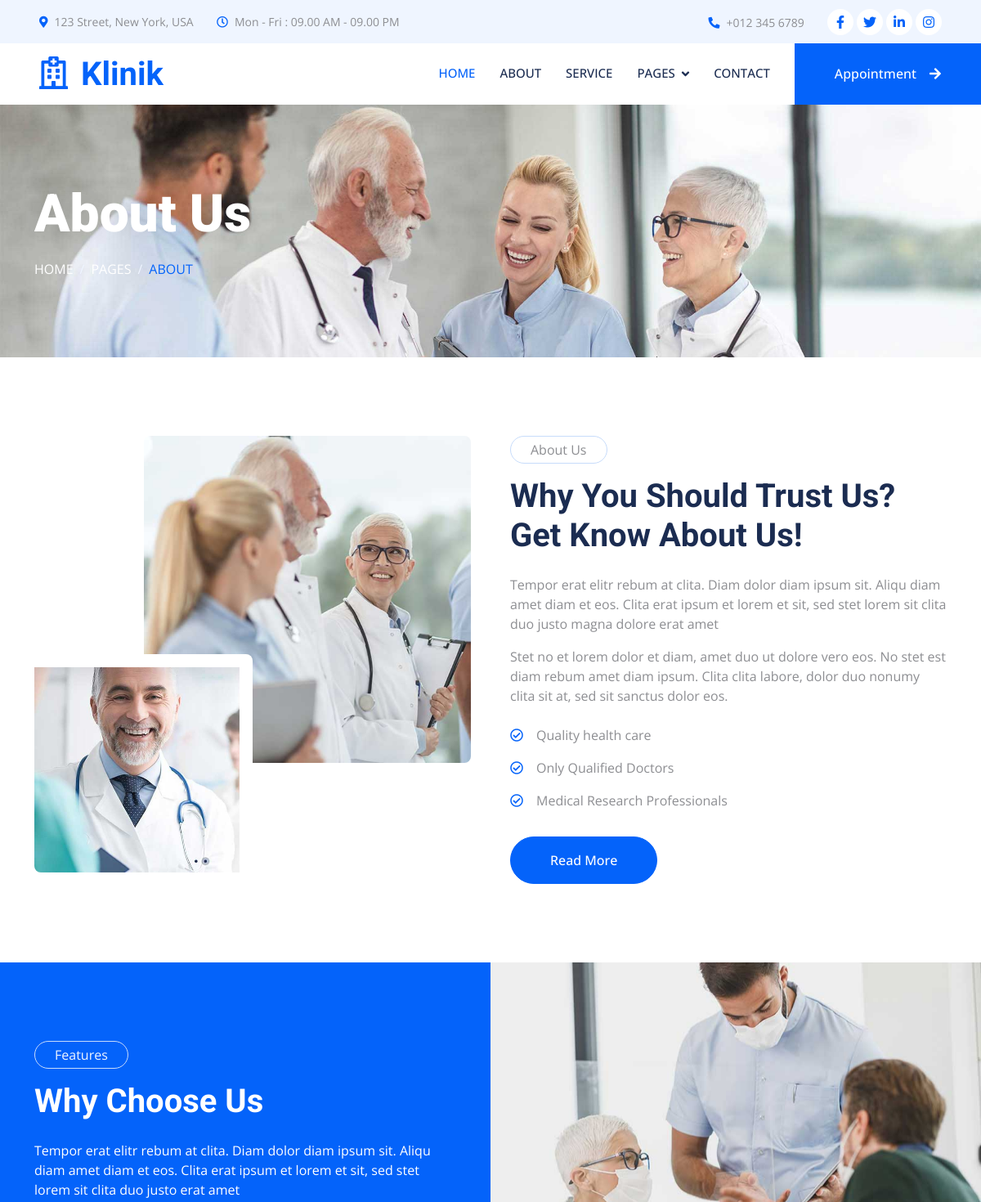
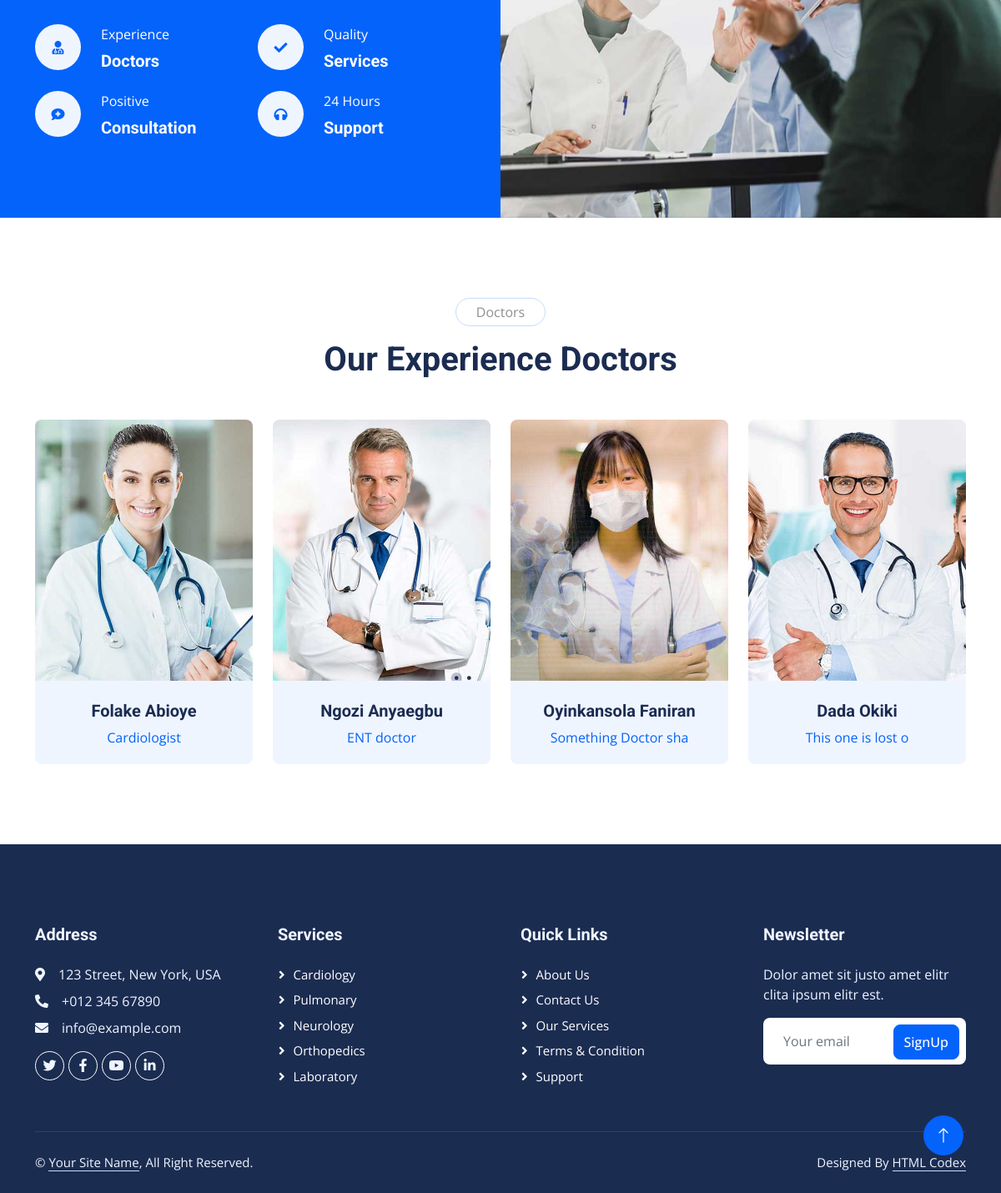
The page /about/ on the database its author committed (2 pictures, top to bottom).
### hospitalapp/models.py (models this page shows, shortened)
class DoctorInformation(models.Model):
    name = models.CharField(max_length=50)
    department = models.CharField(max_length=50)
    image= models.ImageField(upload_to="doctorimages",null=True,blank=True)

### hospitalapp/views.py (the view)
# urls.py: path('about/',about_page_view,name='about'),
def about_page_view(request):
    doctors_info=DoctorInformation.objects.all()
    context={
        'doctors':doctors_info
    }
    return render(request,"main/about.html",context)

### templates/main/about.html (shortened to what this page needs)
{%extends "base.html"%}
{%block content%}
{%load static%}
    <div class="container-fluid page-header py-5 mb-5 wow fadeIn" data-wow-delay="0.1s">
        <div class="container py-5">
            <h1 class="display-3 text-white mb-3 animated slideInDown">About Us</h1>
            <nav aria-label="breadcrumb animated slideInDown">
                <ol class="breadcrumb text-uppercase mb-0">
                    <li class="breadcrumb-item"><a class="text-white" href="#">Home</a></li>
                    <li class="breadcrumb-item"><a class="text-white" href="#">Pages</a></li>
                    <li class="breadcrumb-item text-primary active" aria-current="page">About</li>
                </ol>
            </nav>
        </div>
    </div>
    <div class="container-xxl py-5">
        <div class="container">
            <div class="row g-5">
                <div class="col-lg-6 wow fadeIn" data-wow-delay="0.1s">
                    <div class="d-flex flex-column">
                        <img class="img-fluid rounded w-75 align-self-end" src="{% static 'img/about-1.jpg'%}" alt="">
                        <img class="img-fluid rounded w-50 bg-white pt-3 pe-3" src="{% static 'img/about-2.jpg'%}" alt="" style="margin-top: -25%;">
                    </div>
                </div>
                <div class="col-lg-6 wow fadeIn" data-wow-delay="0.5s">
                    <p class="d-inline-block border rounded-pill py-1 px-4">About Us</p>
                    <h1 class="mb-4">Why You Should Trust Us? Get Know About Us!</h1>
                    <p>Tempor erat elitr rebum at clita. Diam dolor diam ipsum sit. Aliqu diam amet diam et eos. Clita erat ipsum et lorem et sit, sed stet lorem sit clita duo justo magna dolore erat amet</p>
                    <p class="mb-4">Stet no et lorem dolor et diam, amet duo ut dolore vero eos. No stet est diam rebum amet diam ipsum. Clita clita labore, dolor duo nonumy clita sit at, sed sit sanctus dolor eos.</p>
                    <p><i class="far fa-check-circle text-primary me-3"></i>Quality health care</p>
                    <p><i class="far fa-check-circle text-primary me-3"></i>Only Qualified Doctors</p>
                    <p><i class="far fa-check-circle text-primary me-3"></i>Medical Research Professionals</p>
                    <a class="btn btn-primary rounded-pill py-3 px-5 mt-3" href="">Read More</a>
                </div>
            </div>
        </div>
    </div>
    <div class="container-fluid bg-primary overflow-hidden my-5 px-lg-0">
        <div class="container feature px-lg-0">
            <div class="row g-0 mx-lg-0">
                <div class="col-lg-6 feature-text py-5 wow fadeIn" data-wow-delay="0.1s">
                    <div class="p-lg-5 ps-lg-0">
                        <p class="d-inline-block border rounded-pill text-light py-1 px-4">Features</p>
                        <h1 class="text-white mb-4">Why Choose Us</h1>
                        <p class="text-white mb-4 pb-2">Tempor erat elitr rebum at clita. Diam dolor diam ipsum sit. Aliqu diam amet diam et eos. Clita erat ipsum et lorem et sit, sed stet lorem sit clita duo justo erat amet</p>
                        <div class="row g-4">
                            <div class="col-6">
                                <div class="d-flex align-items-center">
                                    <div class="d-flex flex-shrink-0 align-items-center justify-content-center rounded-circle bg-light" style="width: 55px; height: 55px;">
                                        <i class="fa fa-user-md text-primary"></i>
                                    </div>
                                    <div class="ms-4">
                                        <p class="text-white mb-2">Experience</p>
                                        <h5 class="text-white mb-0">Doctors</h5>
                                    </div>
                                </div>
                            </div>
                            <div class="col-6">
                                <div class="d-flex align-items-center">
                                    <div class="d-flex flex-shrink-0 align-items-center justify-content-center rounded-circle bg-light" style="width: 55px; height: 55px;">
                                        <i class="fa fa-check text-primary"></i>
                                    </div>
                                    <div class="ms-4">
                                        <p class="text-white mb-2">Quality</p>
                                        <h5 class="text-white mb-0">Services</h5>
                                    </div>
                                </div>
                            </div>
                            <div class="col-6">
                                <div class="d-flex align-items-center">
                                    <div class="d-flex flex-shrink-0 align-items-center justify-content-center rounded-circle bg-light" style="width: 55px; height: 55px;">
                                        <i class="fa fa-comment-medical text-primary"></i>
                                    </div>
                                    <div class="ms-4">
                                        <p class="text-white mb-2">Positive</p>
                                        <h5 class="text-white mb-0">Consultation</h5>
                                    </div>
                                </div>
                            </div>
                            <div class="col-6">
                                <div class="d-flex align-items-center">
                                    <div class="d-flex flex-shrink-0 align-items-center justify-content-center rounded-circle bg-light" style="width: 55px; height: 55px;">
                                        <i class="fa fa-headphones text-primary"></i>
                                    </div>
                                    <div class="ms-4">
                                        <p class="text-white mb-2">24 Hours</p>
                                        <h5 class="text-white mb-0">Support</h5>
                                    </div>
                                </div>
                            </div>
                        </div>
                    </div>
                </div>
                <div class="col-lg-6 pe-lg-0 wow fadeIn" data-wow-delay="0.5s" style="min-height: 400px;">
                    <div class="position-relative h-100">
                        <img class="position-absolute img-fluid w-100 h-100" src="{% static 'img/feature.jpg'%}" style="object-fit: cover;" alt="">
                    </div>
                </div>
            </div>
        </div>
    </div>
    <div class="container-xxl py-5">
        <div class="container">
            <div class="text-center mx-auto mb-5 wow fadeInUp" data-wow-delay="0.1s" style="max-width: 600px;">
                <p class="d-inline-block border rounded-pill py-1 px-4">Doctors</p>
                <h1>Our Experience Doctors</h1>
            </div>
            <div class="row g-4">
                {%for doctor in doctors%}
                <div class="col-lg-3 col-md-6 wow fadeInUp" data-wow-delay="0.1s">
                    <div class="team-item position-relative rounded overflow-hidden">
                        <div class="overflow-hidden">
                            <img class="img-fluid" src="{{doctor.image.url}}" alt="">
                        </div>
                        <div class="team-text bg-light text-center p-4">
                            <h5>{{doctor.name}}</h5>
                            <p class="text-primary">{{doctor.department}}</p>
                        </div>
                    </div>
                </div>
                {%endfor%}
            </div>
        </div>
    </div>
{%endblock content%}

### templates/base.html (shortened to what this page needs)
{% load static %}
<!DOCTYPE html>
<html lang="en">
<head>
    <link href="https://cdnjs.cloudflare.com/ajax/libs/font-awesome/5.10.0/css/all.min.css" rel="stylesheet">
    <link href="https://cdn.jsdelivr.net/npm/bootstrap-icons@1.4.1/font/bootstrap-icons.css" rel="stylesheet">
    <link href="{% static 'lib/animate/animate.min.css'%}" rel="stylesheet">
    <link href="{% static 'lib/owlcarousel/assets/owl.carousel.min.css'%}" rel="stylesheet">
    <link href="{% static 'lib/tempusdominus/css/tempusdominus-bootstrap-4.min.css'%}" rel="stylesheet" />
    <link href="{% static 'css/bootstrap.min.css'%}" rel="stylesheet">
    <link href="{% static 'css/style.css'%}" rel="stylesheet">
</head>
<body>
    <div class="container-fluid bg-light p-0 wow fadeIn" data-wow-delay="0.1s">
        <div class="row gx-0 d-none d-lg-flex">
            <div class="col-lg-7 px-5 text-start">
                <div class="h-100 d-inline-flex align-items-center py-3 me-4">
                    <small class="fa fa-map-marker-alt text-primary me-2"></small>
                    <small>123 Street, New York, USA</small>
                </div>
                <div class="h-100 d-inline-flex align-items-center py-3">
                    <small class="far fa-clock text-primary me-2"></small>
                    <small>Mon - Fri : 09.00 AM - 09.00 PM</small>
                </div>
            </div>
            <div class="col-lg-5 px-5 text-end">
                <div class="h-100 d-inline-flex align-items-center py-3 me-4">
                    <small class="fa fa-phone-alt text-primary me-2"></small>
                    <small>+012 345 6789</small>
                </div>
                <div class="h-100 d-inline-flex align-items-center">
                    <a class="btn btn-sm-square rounded-circle bg-white text-primary me-1" href=""><i class="fab fa-facebook-f"></i></a>
                    <a class="btn btn-sm-square rounded-circle bg-white text-primary me-1" href=""><i class="fab fa-twitter"></i></a>
                    <a class="btn btn-sm-square rounded-circle bg-white text-primary me-1" href=""><i class="fab fa-linkedin-in"></i></a>
                    <a class="btn btn-sm-square rounded-circle bg-white text-primary me-0" href=""><i class="fab fa-instagram"></i></a>
                </div>
            </div>
        </div>
    </div>
    <nav class="navbar navbar-expand-lg bg-white navbar-light sticky-top p-0 wow fadeIn" data-wow-delay="0.1s">
        <a href="index.html" class="navbar-brand d-flex align-items-center px-4 px-lg-5">
            <h1 class="m-0 text-primary"><i class="far fa-hospital me-3"></i>Klinik</h1>
        </a>
        <div class="collapse navbar-collapse" id="navbarCollapse">
            <div class="navbar-nav ms-auto p-4 p-lg-0">
                <a href="{% url 'home'%}" class="nav-item nav-link active">Home</a>
                <a href="{% url 'about'%}" class="nav-item nav-link">About</a>
                <a href="{% url 'service'%}" class="nav-item nav-link">Service</a>
                <div class="nav-item dropdown">
                    <a href="#" class="nav-link dropdown-toggle" data-bs-toggle="dropdown">Pages</a>
                </div>
                <a href="{% url 'contact'%}" class="nav-item nav-link">Contact</a>
            </div>
            <a href="" class="btn btn-primary rounded-0 py-4 px-lg-5 d-none d-lg-block">Appointment<i class="fa fa-arrow-right ms-3"></i></a>
        </div>
    </nav>
{%block content%}
{%endblock content%}
 <div class="container-fluid bg-dark text-light footer mt-5 pt-5 wow fadeIn" data-wow-delay="0.1s">
    <div class="container py-5">
        <div class="row g-5">
            <div class="col-lg-3 col-md-6">
                <h5 class="text-light mb-4">Address</h5>
                <p class="mb-2"><i class="fa fa-map-marker-alt me-3"></i>123 Street, New York, USA</p>
                <p class="mb-2"><i class="fa fa-phone-alt me-3"></i>+012 345 67890</p>
                <p class="mb-2"><i class="fa fa-envelope me-3"></i>info@example.com</p>
                <div class="d-flex pt-2">
                    <a class="btn btn-outline-light btn-social rounded-circle" href=""><i class="fab fa-twitter"></i></a>
                    <a class="btn btn-outline-light btn-social rounded-circle" href=""><i class="fab fa-facebook-f"></i></a>
                    <a class="btn btn-outline-light btn-social rounded-circle" href=""><i class="fab fa-youtube"></i></a>
                    <a class="btn btn-outline-light btn-social rounded-circle" href=""><i class="fab fa-linkedin-in"></i></a>
                </div>
            </div>
            <div class="col-lg-3 col-md-6">
                <h5 class="text-light mb-4">Services</h5>
                <a class="btn btn-link" href="">Cardiology</a>
                <a class="btn btn-link" href="">Pulmonary</a>
                <a class="btn btn-link" href="">Neurology</a>
                <a class="btn btn-link" href="">Orthopedics</a>
                <a class="btn btn-link" href="">Laboratory</a>
            </div>
            <div class="col-lg-3 col-md-6">
                <h5 class="text-light mb-4">Quick Links</h5>
                <a class="btn btn-link" href="">About Us</a>
                <a class="btn btn-link" href="">Contact Us</a>
                <a class="btn btn-link" href="">Our Services</a>
                <a class="btn btn-link" href="">Terms & Condition</a>
                <a class="btn btn-link" href="">Support</a>
            </div>
            <div class="col-lg-3 col-md-6">
                <h5 class="text-light mb-4">Newsletter</h5>
                <p>Dolor amet sit justo amet elitr clita ipsum elitr est.</p>
                <div class="position-relative mx-auto" style="max-width: 400px;">
                    <input class="form-control border-0 w-100 py-3 ps-4 pe-5" type="text" placeholder="Your email">
                    <button type="button" class="btn btn-primary py-2 position-absolute top-0 end-0 mt-2 me-2">SignUp</button>
                </div>
            </div>
        </div>
    </div>
    <div class="container">
        <div class="copyright">
            <div class="row">
                <div class="col-md-6 text-center text-md-start mb-3 mb-md-0">
                    &copy; <a class="border-bottom" href="#">Your Site Name</a>, All Right Reserved.
                </div>
                <div class="col-md-6 text-center text-md-end">
                    Designed By <a class="border-bottom" href="https://htmlcodex.com">HTML Codex</a>
                </div>
            </div>
        </div>
    </div>
</div>
<a href="#" class="btn btn-lg btn-primary btn-lg-square rounded-circle back-to-top"><i class="bi bi-arrow-up"></i></a>
</body>
</html>

### rows shown on the page
DoctorInformation: image (picture), name "Folake Abioye", department "Cardiologist"
DoctorInformation: image (picture), name "Ngozi Anyaegbu", department "ENT doctor"
DoctorInformation: image (picture), name "Oyinkansola Faniran", department "Something Doctor sha"
DoctorInformation: image (picture), name "Dada Okiki", department "This one is lost o"
